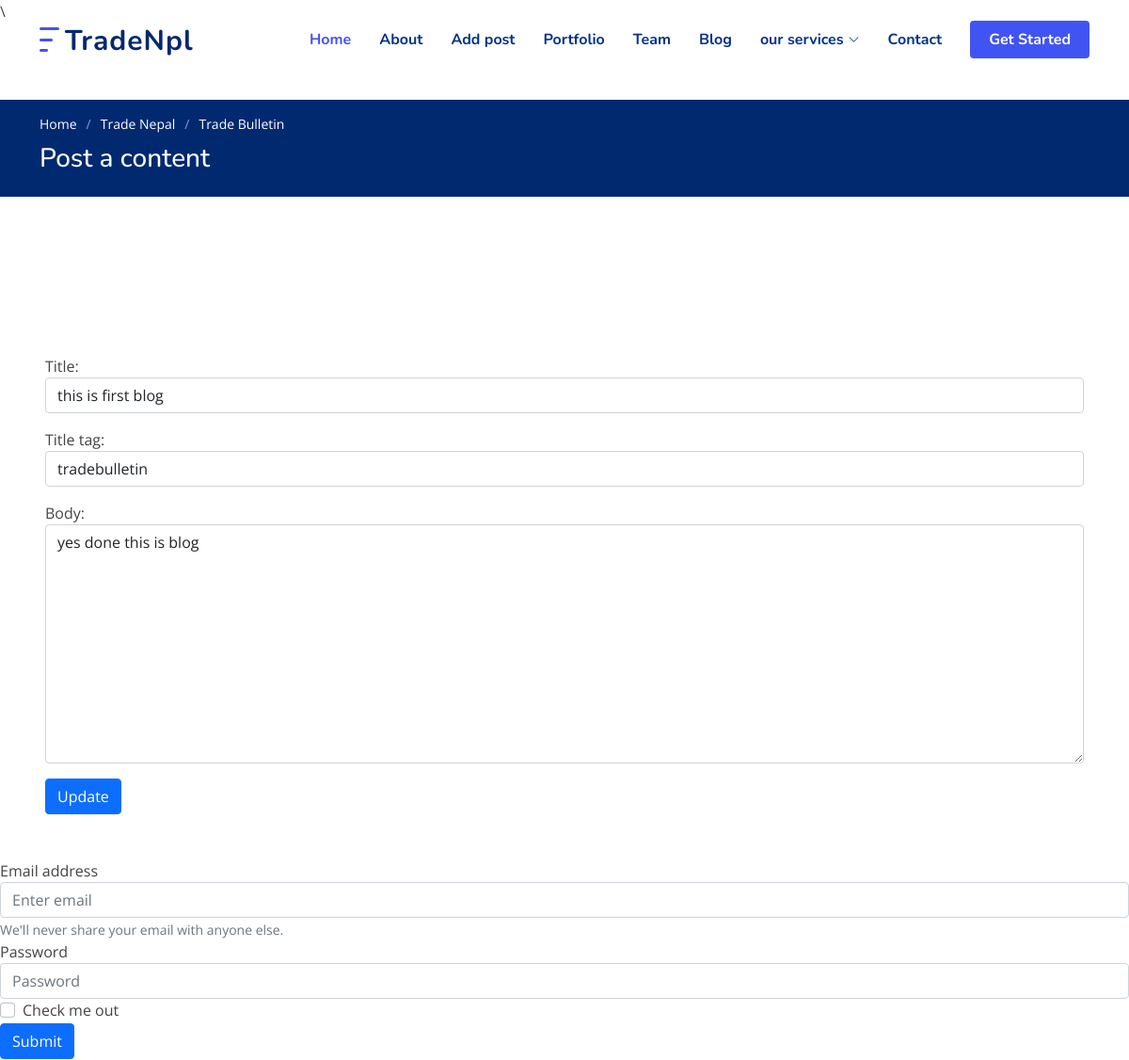
/article/edit/1 (upper part), run on an earlier commit of the app's database.
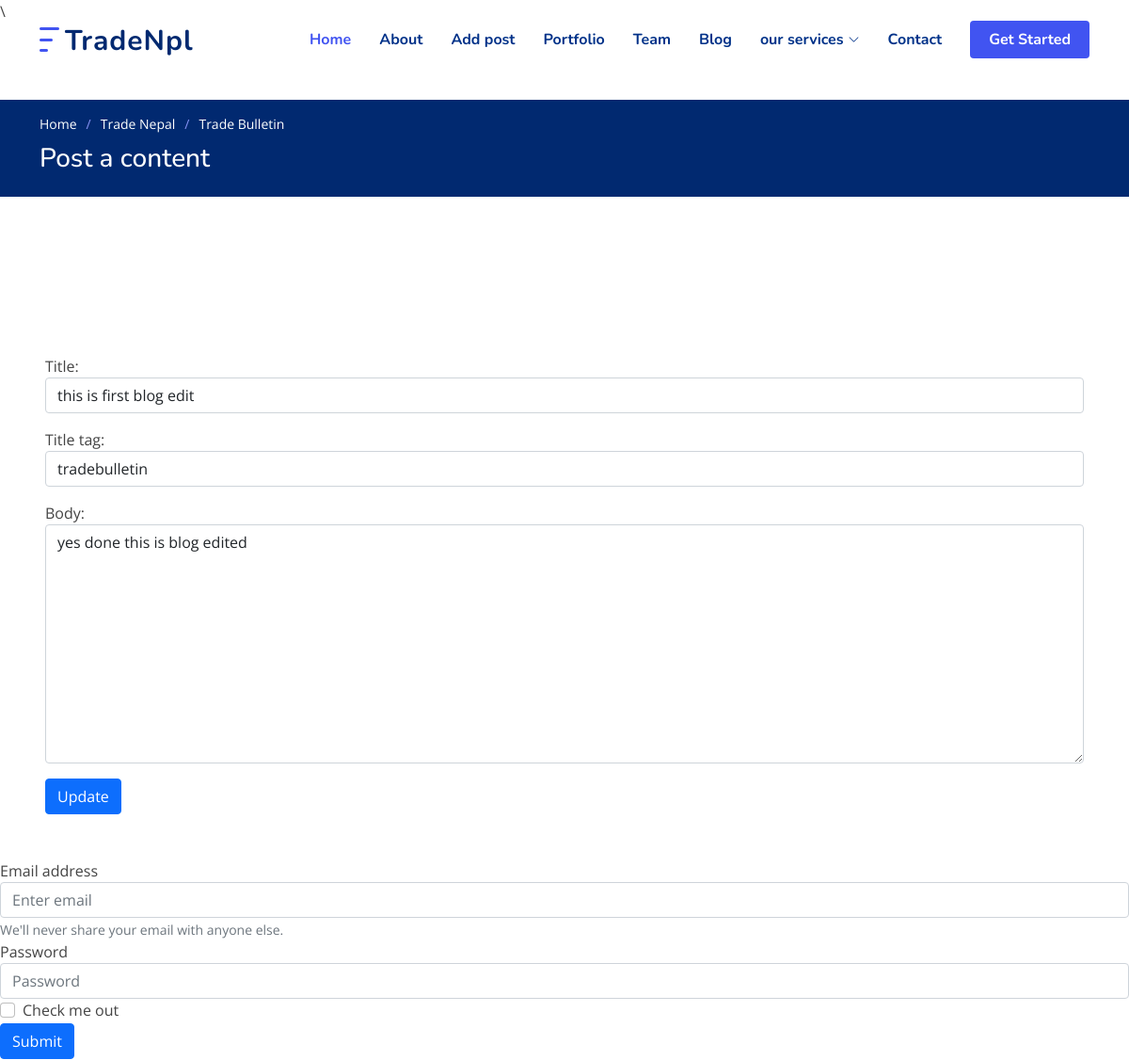
And on a later commit of the database.
### blog/models.py (models this page shows, shortened)
class Post(models.Model):
    title = models.CharField(max_length=255)
    title_tag = models.CharField(max_length=255,default="tradebulletin")
    author = models.ForeignKey(User, on_delete=models.CASCADE)
    body = models.TextField()
    image = models.ImageField(upload_to="media/", blank=True)

### blog/views.py (the view)
# urls.py: path('article/edit/<int:pk>', UpdatePostView.as_view(), name="update_post"),
class UpdatePostView(UpdateView):
    model = Post
    form_class = EditForm
    template_name = 'update.html'

### blog/forms.py
class EditForm(forms.ModelForm):
    class Meta:
        model = Post
        fields = ('title', 'title_tag', 'body')
        widgets = {
            'title': forms.TextInput(attrs={'class':'form-control', 'placeholder':'this is title place'}),
            'title_tag': forms.TextInput(attrs={'class':'form-control'}),
            'body': forms.Textarea(attrs={'class':'form-control'}),
        }

### templates/update.html (shortened to what this page needs)
{% extends 'base.html' %}
{% load static %}
{% block content %}
<section class="breadcrumbs">
    <div class="container">
      <ol>
        <li><a href="#">Home</a></li>
        <li><a href="#">Trade Nepal</a></li>
        <li>Trade Bulletin</li>
      </ol>
      <h2>Post a content</h2>
    </div>
  </section>
  <br/><br/><br/><br/><br/>
    <form method="POST">
      <div class="form-group p-5 ">
        {{ form.as_p }}
        <button class="btn btn-primary">Update</button>
      </div>
    </form>
    <form>
      <div class="form-group">
        <label for="exampleInputEmail1">Email address</label>
        <input type="email" class="form-control" id="exampleInputEmail1" aria-describedby="emailHelp" placeholder="Enter email">
        <small id="emailHelp" class="form-text text-muted">We'll never share your email with anyone else.</small>
      </div>
      <div class="form-group">
        <label for="exampleInputPassword1">Password</label>
        <input type="password" class="form-control" id="exampleInputPassword1" placeholder="Password">
      </div>
      <div class="form-check">
        <input type="checkbox" class="form-check-input" id="exampleCheck1">
        <label class="form-check-label" for="exampleCheck1">Check me out</label>
      </div>
      <button type="submit" class="btn btn-primary">Submit</button>
    </form>
{% endblock content %}

What changed in the data, as far as the page shows it:
changed Post "tradebulletin": title "this is first blog" → "this is first blog edit"; body "yes done this is blog" → "yes done this is blog edited"
